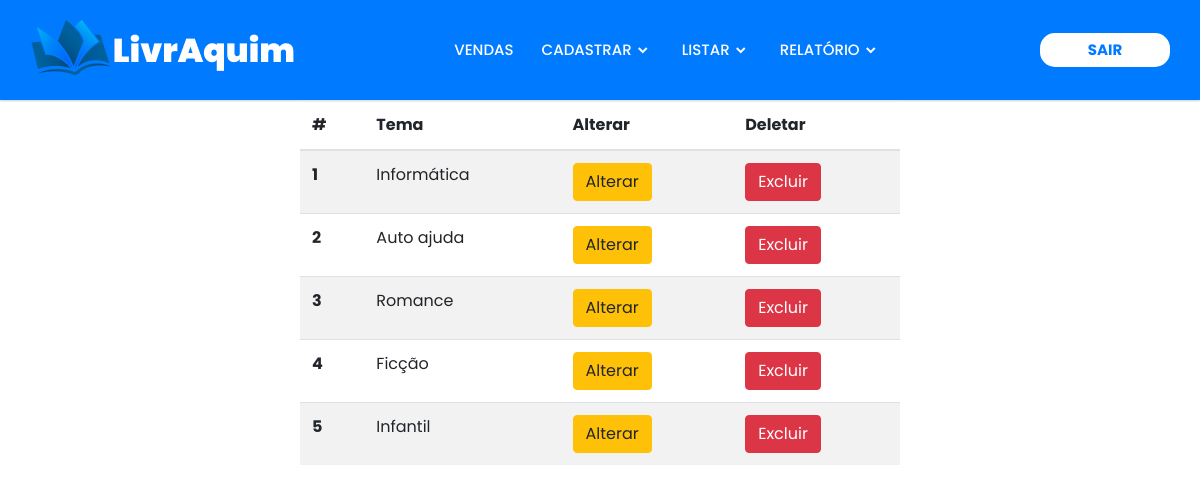
The page /view/listar_tema.php (signed in) on the database as committed earlier.
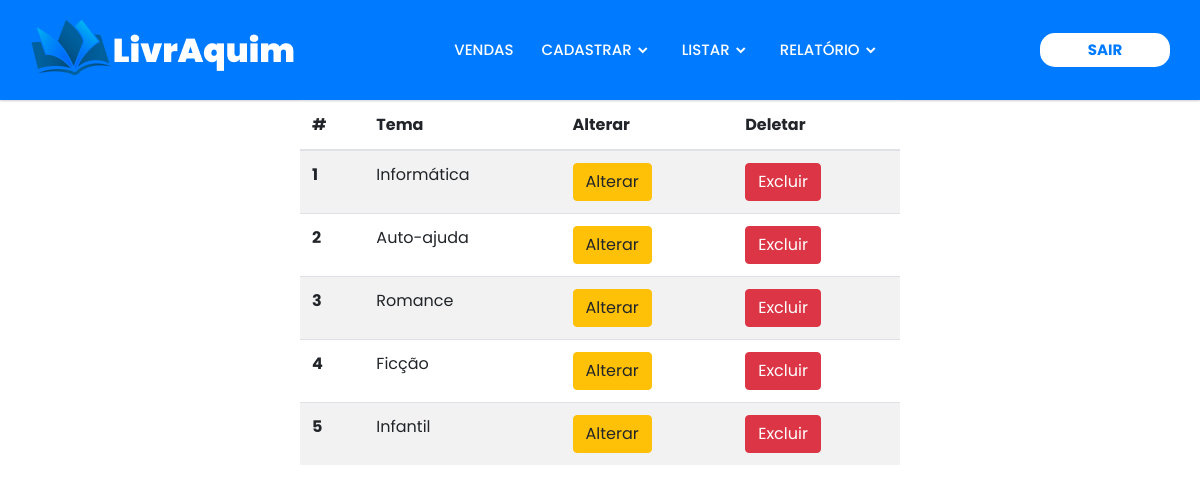
The same page on the database as committed later.
### tables this page shows
CREATE TABLE tema(
id_tema INTEGER NOT NULL PRIMARY KEY AUTO_INCREMENT,
tema VARCHAR(255));

### banco/Banco.php (called while the page is built, shortened)
<?php
class Banco extends PDO{
    public $conex;
    public function __construct(){
        $this->conex = new PDO('mysql:host=localhost;dbname=livraria',"root","",array(PDO::MYSQL_ATTR_INIT_COMMAND => "SET NAMES utf8"));
    }
    public function consultar($sql){
		$resultado=$this->conex->query($sql);
		$num_linhas=$resultado->rowCount();
		if($num_linhas==1){
			return $resultado->fetch(PDO::FETCH_ASSOC);
		}
        elseif($num_linhas>1){
			return $resultado;
		}
		else{
			return false;
		}
	}
}
?>

### controle/tema.php (called while the page is built, shortened)
<?php
    require_once ("../banco/Banco.php");
    require_once ("classes/Tema.php");
    function listar(){
        $tema = new Tema();
        $tema->listarTemas();
    }
?>

### controle/classes/Tema.php (the view, shortened to what this page needs)
<?php
  require_once('../banco/Banco.php');
  class Tema{
    public $banco;
    public function __construct(){
      $this->banco = new Banco();
    }
    public function listarTemas(){
      $sql = "select*from tema";
      $resultado = $this->banco->consultar($sql);
      while($linha = $resultado->fetch(PDO::FETCH_ASSOC)){
        echo "<tr>
                <th scope='row'>$linha[id_tema]</th>
                <td>$linha[tema]</td>
                <td><a href='../controle/tema.php?id_tema=$linha[id_tema]&op=a'><button type='button' class='btn btn-warning'>Alterar</button></a></td>
                <td><a href='../controle/tema.php?id_tema=$linha[id_tema]&op=d'><button type='button' class='btn btn-danger'>Excluir</button></a></td>
              </tr>";
      }
    }
  }
?>

### view/cabecalho.php (shortened to what this page needs)
<!DOCTYPE html>
<html lang="pt">
  <head>
    <link rel="stylesheet" href="../css/cabecalho.css">
    <link href='https://unpkg.com/boxicons@2.0.7/css/boxicons.min.css' rel='stylesheet'>
  </head>
<body>
    <nav>
      <div class="navbar">
        <div class="logo"><a href="bem_vindo.php"><img src="../img/logo-cabecalho.png" alt="livraquim logo"></a></div>
        <div class="nav-links">
          <ul class="links">
            <li><a href="form_venda.php">VENDAS</a></li>
            <li>
              <a href="#">CADASTRAR</a>
              <i class='bx bxs-chevron-down js-arrow arrow '></i>
            </li>
            <li>
              <a href="#">LISTAR</a>
              <i class='bx bxs-chevron-down js-arrow arrow '></i>
            </li>
            <li>
              <a href="#">RELATÓRIO</a>
              <i class='bx bxs-chevron-down js-arrow arrow '></i>
            </li>
          </ul>
        </div>
        <a href="../controle/login.php?sair=true" class="sair-a"><button class="sair">Sair</button></a>
      </div>
    </nav>
  </body>
</html>

### view/listar_tema.php (shortened to what this page needs)
<?php
  require_once("../controle/login.php");
  require("cabecalho.php");
?>
<!DOCTYPE html>
<html lang="pt">
  <head>
    <link rel="stylesheet" href="https://stackpath.bootstrapcdn.com/bootstrap/4.1.3/css/bootstrap.min.css">
    <link rel="stylesheet" href="../css/listar.css">
  </head>
  <body>
    <div id="listarCentro">
      <table class="table table-striped">
        <thead>
          <tr>
            <th scope="col">#</th>
            <th scope="col">Tema</th>
            <th scope="col">Alterar</th>
            <th scope="col">Deletar</th>
          </tr>
        </thead>
        <tbody>
          <?php
            require("../controle/tema.php");
            listar();
            ?>
        </tbody>
      </table>
    </div>
  </body>
</html>

### css/cabecalho.css (style rules this page uses)
* { margin: 0; padding: 0; box-sizing: border-box; font-family: 'Poppins', sans-serif; }
nav { top: 0; left: 0; width: 100%; height: 100px; background: #007bff; box-shadow: 0 1px 2px rgba(0, 0, 0, 0.2); z-index: 99; }
nav .navbar { height: 100%; max-width: 1250px; width: 100%; display: flex; align-items: center; justify-content: space-between; margin: auto; padding: 0 30px; }
.navbar .logo a { font-size: 30px; color: #fff; text-decoration: none; font-weight: 600; }
nav .navbar .nav-links { line-height: 100px; height: 100%; }
nav .navbar .links { display: flex; }
.links li a { transition: .5s; }
nav .navbar .links li { position: relative; display: flex; align-items: center; justify-content: space-between; list-style: none; padding: 0 14px; }
nav .navbar .links li a { height: 100%; text-decoration: none; white-space: nowrap; color: #fff; font-size: 15px; font-weight: 500; }
nav .navbar .links li .arrow { height: 100%; width: 22px; line-height: 100px; text-align: center; display: inline-block; color: #fff; transition: all 0.3s ease; }
.sair { border-radius: 15px; text-transform: uppercase; color: #007bff; font-size: 15px; padding: 5px 0; cursor: pointer; font-weight: bold; width: 130px; background-color: #fff; border: 1px solid transparent; transition: .5s; }

### css/listar.css (style rules this page uses)
#listarCentro { width: 50%; margin: 0 auto; }

Rows that differ between the two databases and show on the page:
changed tema id 2: tema "Auto ajuda" → "Auto-ajuda"
